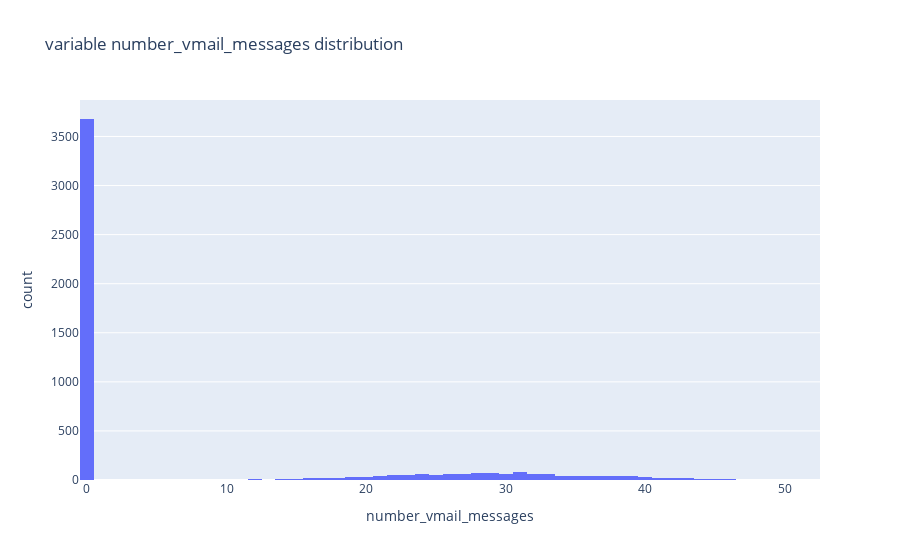

This figure's notebook cell:
### Markdown cell above
- number_vmail_messages y number_customer_service_calls:

### Code cell
px.histogram(data, x='number_vmail_messages', title='variable number_vmail_messages distribution')

### Figure 1 — Plotly figure (JSON) as saved in the notebook; plotly's stock layout.template omitted (floating-point values rounded to 4 significant figures; data arrays with more than 128 entries replaced by an {"elided": "..."} marker saying what was removed)
{"data": [{"alignmentgroup": "True", "bingroup": "x", "hovertemplate": "number_vmail_messages=%{x}<br>count=%{y}<extra></extra>", "legendgroup": "", "marker": {"color": "#636efa", "pattern": {"shape": ""}}, "name": "", "offsetgroup": "", "orientation": "v", "showlegend": false, "type": "histogram", "x": {"elided": "5000 int values"}, "xaxis": "x", "yaxis": "y"}], "layout": {"barmode": "relative", "legend": {"tracegroupgap": 0}, "title": {"text": "variable number_vmail_messages distribution"}, "xaxis": {"anchor": "y", "domain": [0, 1], "title": {"text": "number_vmail_messages"}}, "yaxis": {"anchor": "x", "domain": [0, 1], "title": {"text": "count"}}}}
